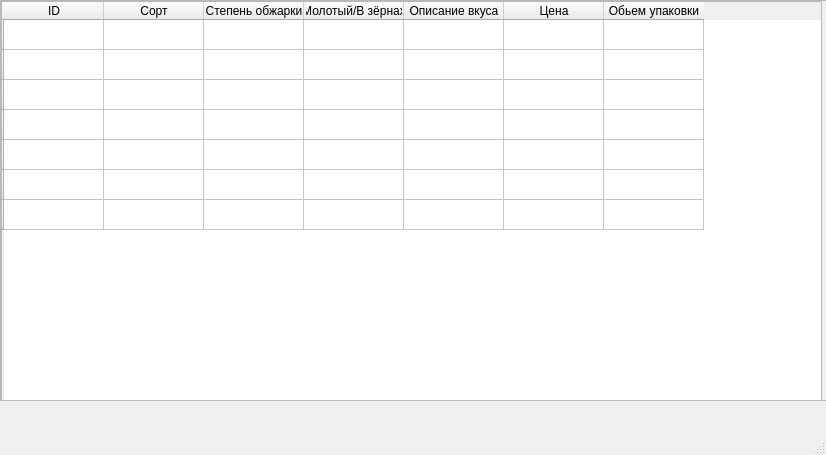
<?xml version="1.0" encoding="UTF-8"?>
<ui version="4.0">
 <class>MainWindow</class>
 <widget class="QMainWindow" name="MainWindow">
  <property name="geometry">
   <rect>
    <x>0</x>
    <y>0</y>
    <width>826</width>
    <height>455</height>
   </rect>
  </property>
  <property name="windowTitle">
   <string>MainWindow</string>
  </property>
  <widget class="QWidget" name="centralwidget">
   <widget class="QScrollArea" name="scrollArea">
    <property name="geometry">
     <rect>
      <x>0</x>
      <y>0</y>
      <width>831</width>
      <height>401</height>
     </rect>
    </property>
    <property name="widgetResizable">
     <bool>true</bool>
    </property>
    <widget class="QWidget" name="scrollAreaWidgetContents">
     <property name="geometry">
      <rect>
       <x>0</x>
       <y>0</y>
       <width>829</width>
       <height>399</height>
      </rect>
     </property>
     <widget class="QTableWidget" name="tableWidget">
      <property name="geometry">
       <rect>
        <x>0</x>
        <y>0</y>
        <width>821</width>
        <height>401</height>
       </rect>
      </property>
      <row>
       <property name="text">
        <string/>
       </property>
      </row>
      <row>
       <property name="text">
        <string/>
       </property>
      </row>
      <row>
       <property name="text">
        <string/>
       </property>
      </row>
      <row>
       <property name="text">
        <string/>
       </property>
      </row>
      <row>
       <property name="text">
        <string/>
       </property>
      </row>
      <row>
       <property name="text">
        <string/>
       </property>
      </row>
      <row>
       <property name="text">
        <string/>
       </property>
      </row>
      <column>
       <property name="text">
        <string>ID</string>
       </property>
      </column>
      <column>
       <property name="text">
        <string>Сорт</string>
       </property>
      </column>
      <column>
       <property name="text">
        <string>Степень обжарки</string>
       </property>
      </column>
      <column>
       <property name="text">
        <string>Молотый/В зёрнах</string>
       </property>
      </column>
      <column>
       <property name="text">
        <string>Описание вкуса</string>
       </property>
      </column>
      <column>
       <property name="text">
        <string>Цена</string>
       </property>
      </column>
      <column>
       <property name="text">
        <string>Обьем упаковки</string>
       </property>
      </column>
     </widget>
    </widget>
   </widget>
  </widget>
  <widget class="QMenuBar" name="menubar">
   <property name="geometry">
    <rect>
     <x>0</x>
     <y>0</y>
     <width>826</width>
     <height>26</height>
    </rect>
   </property>
  </widget>
  <widget class="QStatusBar" name="statusbar"/>
 </widget>
 <resources/>
 <connections/>
</ui>
